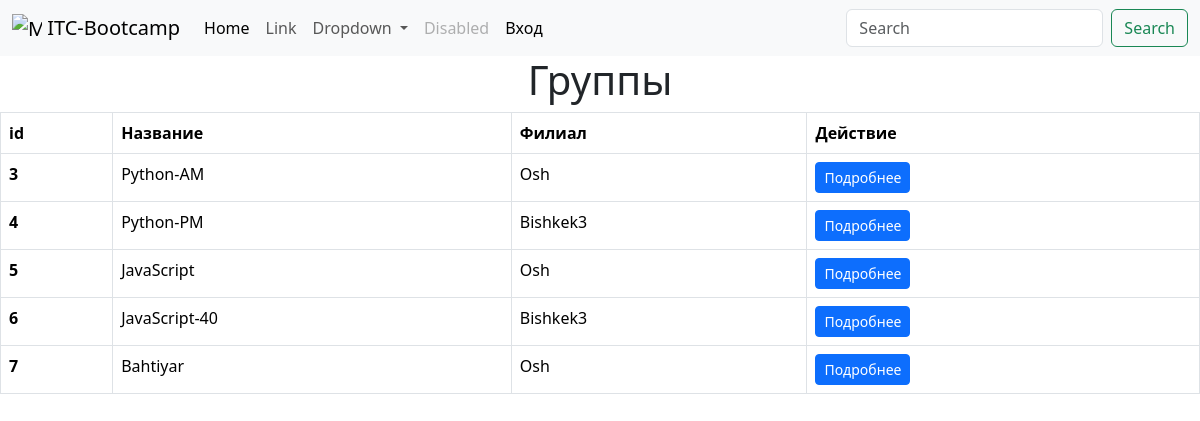
The app's page /course/groups/ with its own data.
### course/models.py (models this page shows, shortened)
class Group(models.Model):
    class Meta:
        verbose_name = 'группа'
        verbose_name_plural = 'группы'
    name = models.CharField(max_length=100, null=False)
    branch = models.ForeignKey(Branch, on_delete=models.CASCADE)
    photo = models.ImageField(upload_to='group_list/', null=True, blank=True)
    course = models.ForeignKey('course.Course', on_delete=models.PROTECT,null=True)
    creator = models.ForeignKey(settings.AUTH_USER_MODEL, on_delete=models.PROTECT, null=True, related_name='my_groups')
    manager = models.OneToOneField(settings.AUTH_USER_MODEL,null=True, on_delete=models.PROTECT)

class Branch(models.Model):
    class Meta:
        verbose_name = 'филиал'
        verbose_name_plural = 'филиалы'
    name = models.CharField(max_length=100, null=False)
    address = models.CharField(max_length=300, null=True)
    photo = models.ImageField(upload_to='branches/', null=True, blank=True)
    creator = models.ForeignKey(settings.AUTH_USER_MODEL, on_delete=models.PROTECT,null=True, related_name='branches')
    manager = models.OneToOneField(settings.AUTH_USER_MODEL, null=True, on_delete=models.PROTECT)
    def __str__(self):
        return self.name

### course/views.py (the view)
# urls.py: path('groups/', views.group_list, name='group_list'),
def group_list(request):
    groups = Group.objects.all()
    my_context = {'groups': groups}
    return render(request, 'course/groups.html', context=my_context)

### course/templates/course/groups.html
{% extends 'course/base.html' %}
{% block content %}
    <h1 style="text-align: center;">Группы</h1>
        <table class="table table-bordered table-hover">
            <thead>
                <tr>
                    <th scope="col">id</th>
                    <th scope="col">Название</th>
                    <th scope="col">Филиал</th>
                    <th scope="col">Действие</th>
                </tr>
            </thead>
            <tbody>
                {% for group in groups %}
                <tr>
                    <th scope="row">{{ group.id }}</th>
                    <td>{{ group.name }}</td>
                    <td>{{ group.branch }}</td>
                    <td>
                        <a href="{% url 'group_detail' group.id %}" class='btn btn-primary btn-sm'>Подробнее</a>
                    </td>
                </tr>
                {% endfor %}
            </tbody>
        </table>
{% endblock content %}

### course/templates/course/base.html (shortened to what this page needs)
{% load static %}
<!DOCTYPE html>
<html lang="en">
<head>
    <link href="{% static 'css/bootstrap.css' %}" rel="stylesheet" type="text/css">
</head>
<body>
    <nav class="navbar navbar-expand-lg navbar-light bg-light">
        <div class="container-fluid">
          <a class="navbar-brand" href="{% url 'main_page' %}">
              <img src="{% static 'images/in.png' %}", alt="Мое лого"
              width="30" height="24" class="d-inline-block align-text-top">
              ITC-Bootcamp</a>
          <div class="collapse navbar-collapse" id="navbarSupportedContent">
            <ul class="navbar-nav me-auto mb-2 mb-lg-0">
              <li class="nav-item">
                <a class="nav-link active" aria-current="page" href="{% url 'main_page' %}">Home</a>
              </li>
              <li class="nav-item">
                <a class="nav-link" href="#">Link</a>
              </li>
              <li class="nav-item dropdown">
                <a class="nav-link dropdown-toggle" href="#" id="navbarDropdown" role="button" data-bs-toggle="dropdown" aria-expanded="false">
                  Dropdown
                </a>
              </li>
              <li class="nav-item">
                <a class="nav-link disabled" href="#" tabindex="-1" aria-disabled="true">Disabled</a>
              </li>
              <li class="nav-item">
                {% if user.is_authenticated %}
                <a class="nav-link active" aria-current="page" href="{% url 'logout' %}">Выход</a>
                {% else %}
                <a class="nav-link active" aria-current="page" href="{% url 'login' %}">Вход</a>
                {% endif %}
              </li>
            </ul>
            <form class="d-flex">
              <input class="form-control me-2" type="search" placeholder="Search" aria-label="Search">
              <button class="btn btn-outline-success" type="submit">Search</button>
            </form>
          </div>
        </div>
      </nav>
    {% block content %}
    {% endblock %}
</body>
</html>

### records on screen
Group: id "3", name "Python-AM", branch "Osh"
Group: id "4", name "Python-PM", branch "Bishkek3"
Group: id "5", name "JavaScript", branch "Osh"
Group: id "6", name "JavaScript-40", branch "Bishkek3"
Group: id "7", name "Bahtiyar", branch "Osh"
